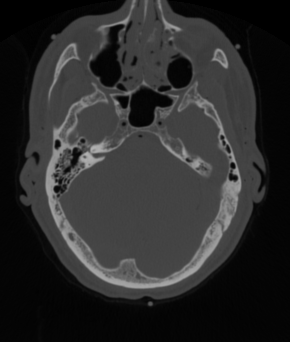
#> input picture hw3/BrainCT.png, 290 x 342 px
$ jupyter execute hw3.ipynb
#> lines starting #> are read from the running program, lines starting #| are printed output that depends on the picture; after the words box and inside, x2 and y2 are one past the last pixel; in counts of white or black regions, pixels touching at a corner belong together
# Erosion

The file Image1.mat contains a synthetic image created to understand the basic
operations erosion and dilation. Load the image and visualise it:
```matlab
load Image1.mat
imagesc(Image1)
imagegrid(gca,size(Image1));
colormap(gca,hot);
```

[cell 1]
import scipy.io
import matplotlib.pyplot as plt
import numpy as np
import cv2

[cell 2]
# Load the .mat file
mat = scipy.io.loadmat("Image1.mat")
#> (reads hw3/Image1.mat from the repository)

# Extract the image data
image1 = mat["Image1"]

# Visualize the image
plt.imshow(image1, cmap="hot")
plt.grid(True)
plt.show()
print("\n".join(["".join(["1" if x else "□" for x in row]) for row in image1]))

## Exercise 1
What is the image result if erosion is applied using a 3x3 box kernel? Answer this question with pen and paper.

[cell 3]
box_eroded_img = cv2.erode(image1, np.ones((3, 3), np.uint8), iterations=1)
plt.subplot(1, 2, 1)
plt.imshow(image1, cmap="hot")
plt.subplot(1, 2, 2)
plt.imshow(box_eroded_img, cmap="hot")
plt.show()

[cell 4]
size = (3, 3)

(
    cv2.getStructuringElement(cv2.MORPH_RECT, size),
    cv2.getStructuringElement(cv2.MORPH_ELLIPSE, size),
    cv2.getStructuringElement(cv2.MORPH_CROSS, size),
)

## Exercise 2
What is the image result if erosion is applied using a 3x3 disk kernel? Answer this question with pen and paper.

[cell 5]
disk_eroded_img = cv2.erode(
    image1, cv2.getStructuringElement(cv2.MORPH_ELLIPSE, (3,3)), iterations=1
)
plt.subplot(1, 2, 1)
plt.imshow(image1, cmap="hot")
plt.subplot(1, 2, 2)
plt.imshow(disk_eroded_img, cmap="hot")
plt.show()
np.unique(disk_eroded_img)

In matlab we have:

```matlab
>> strel('square', 3).Neighborhood

ans =

  3x3 logical array

   1   1   1
   1   1   1
   1   1   1

>> strel('disk', 1).Neighborhood

ans =

  3x3 logical array

   0   1   0
   1   1   1
   0   1   0

>>
```

To have same results in python we can use the following code:

[cell 6]
print(cv2.getStructuringElement(cv2.MORPH_RECT, (3, 3)))
print()
print(cv2.getStructuringElement(cv2.MORPH_ELLIPSE, (3, 3)))

## Dilation

Exercise 4 What is the image result if dilation is applied using a 3x3 box kernel? Answer this question with pen and paper.

[cell 7]
box_dilated_img = cv2.dilate(
    image1, cv2.getStructuringElement(cv2.MORPH_RECT, (3,3)), iterations=1
)
plt.subplot(1, 2, 1)
plt.imshow(image1, cmap="hot")
plt.subplot(1, 2, 2)
plt.imshow(box_dilated_img, cmap="hot")
plt.show()

Exercise 5 What is the image result if dilation is applied using a 3x3 disk kernel? Answer this question with pen and paper.

[cell 8]
disk_dilated_img = cv2.dilate(
    image1, cv2.getStructuringElement(cv2.MORPH_ELLIPSE, (3,3)), iterations=1
)
plt.subplot(1, 2, 1)
plt.imshow(image1, cmap="hot")
plt.subplot(1, 2, 2)
plt.imshow(disk_dilated_img, cmap="hot")
plt.show()

# Opening

The opening operation is an erosion follow by a dilation.

## Exercise 7
Implement a Matlab function mopen that realises an opening operation. The function should take the image and the structuring element as input
and return the opened image. Start the function by:

```matlab
function I2 = mopen(I,se)
%MOPEN Open image.
% I2 = MOPEN(I,SE) opens the image I with the structuring
% element SE and returns image I2
```

Test your function on Image1 using a 3x3 box SE. Use subplot to plot your
results together with the original image.

[cell 9]
def mopen(img: np.ndarray, structring_element: np.ndarray) -> np.ndarray:
    tmp_img = cv2.erode(img, structring_element, iterations=1)
    return cv2.dilate(tmp_img, structring_element, iterations=1)


plt.subplot(1, 2, 1)
plt.imshow(image1, cmap="hot")
plt.subplot(1, 2, 2)
plt.imshow(mopen(image1, cv2.getStructuringElement(cv2.MORPH_RECT, (3,3))), cmap="hot")
plt.show()

Read the documentation for the Matlab function imopen.

## Exercise 8
Use `imopen` on Image1. Use subplot to plot the result together with
the result obtained with your opening function.

[cell 10]
plt.subplot(1, 3, 1)
plt.imshow(image1, cmap="hot")
plt.title("Original Image")
plt.subplot(1, 3, 2)
plt.imshow(mopen(image1, cv2.getStructuringElement(cv2.MORPH_RECT, (3,3))), cmap="hot")
plt.title("My Open function")
plt.subplot(1, 3, 3)
plt.imshow(
    cv2.morphologyEx(
        image1, cv2.MORPH_OPEN, cv2.getStructuringElement(cv2.MORPH_RECT, (3,3))
    ),
    cmap="hot",
)
plt.title("Opencv's Open function")

plt.tight_layout()
plt.show()

# Closing

The closing operation is a dilation followed by an erosion.

## Exercise 9
Implement a Matlab function `mclose` that realises a closing operation. The function should take the image and the structuring element as input
and return the closed image.
Test your function on Image1 using a 3x3 disc SE. Use subplot to plot your
results together with the original image.

[cell 11]
def mclose(img: np.ndarray, structring_element: np.ndarray) -> np.ndarray:
    tmp_img = cv2.dilate(img, structring_element, iterations=1)
    return cv2.erode(tmp_img, structring_element, iterations=1)


plt.subplot(1, 2, 1)
plt.imshow(image1, cmap="hot")
plt.subplot(1, 2, 2)
plt.imshow(mclose(image1, cv2.getStructuringElement(cv2.MORPH_RECT, (3,3))), cmap="hot")
plt.show()

Read the documentation for the Matlab function imclose.

## Exercise 10

Use imclose on Image1. Use subplot to plot the result together
with the result obtained with your opening function.

[cell 12]
plt.subplot(1, 3, 1)
plt.imshow(image1, cmap="hot")
plt.title("Original Image")
plt.subplot(1, 3, 2)
plt.imshow(mclose(image1, cv2.getStructuringElement(cv2.MORPH_RECT, size)), cmap="hot")
plt.title("My close function")
plt.subplot(1, 3, 3)
plt.imshow(
    cv2.morphologyEx(
        image1, cv2.MORPH_CLOSE, cv2.getStructuringElement(cv2.MORPH_RECT, size)
    ),
    cmap="hot",
)
plt.title("Opencv's close function")

plt.tight_layout()
plt.show()

[cell 13]
plt.subplot(1, 2, 1)
plt.imshow(image1, cmap="hot")
plt.grid(True)
plt.subplot(1, 2, 2)
plt.imshow(
    cv2.erode(
        image1, np.array([[1, 1, 1], [1, 1, 0], [1, 0, 0]], np.uint8), iterations=1
    ),
    cmap="hot",
)
plt.grid(True)
plt.show()

[cell 14]
base_img = np.zeros_like(image1, np.uint8)
eroded_img = cv2.erode(image1, np.ones((3, 3), np.uint8), iterations=1)
kernel = np.zeros((3, 3), np.uint8)
center = (1, 1)
kernel[center] = 1

for i,j in np.ndindex(kernel.shape):
    continue
    if (i, j) == center:
        continue
    print(i, j)
    kernel[i, j] = 1
    eroded_img = cv2.dilate(eroded_img, kernel, iterations=1)
    base_img = np.logical_or(base_img, eroded_img)

    plt.subplot(1, 4, 1)
    plt.imshow(image1, cmap="hot")

    plt.subplot(1, 4, 2)
    plt.imshow(base_img, cmap="hot")
    plt.title("base image")

    plt.subplot(1, 4, 3)
    plt.imshow(eroded_img, cmap="hot")

    plt.subplot(1, 4, 4)
    plt.imshow(kernel, cmap="hot")
    plt.title(f"Kernel {i}, {j}")

    plt.show()
    kernel[i, j] = 0

[cell 15]
limit_size = ls =  5
eroded_img = cv2.erode(image1, cv2.getStructuringElement(cv2.MORPH_CROSS, (ls//2, ls//2)), iterations=1)
# eroded_img = cv2.dilate(eroded_img, cv2.getStructuringElement(cv2.MORPH_CROSS, (5,5)), iterations=1)

plt.subplot(1, 2, 1)
plt.imshow(image1, cmap="hot")
plt.subplot(1, 2, 2)
plt.imshow(eroded_img, cmap="hot")
plt.title("initial closed image")
plt.grid(True)
plt.xticks(range(0, eroded_img.shape[1]))
plt.show()
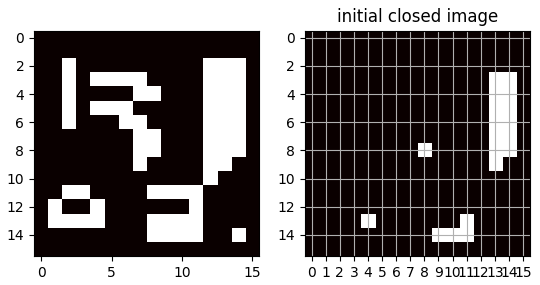
#> figure drawn by matplotlib, 2 panels

while 1:
    print("loop")
    new_img = cv2.dilate(eroded_img, cv2.getStructuringElement(cv2.MORPH_RECT, (3, 3)), iterations=1)
    new_img1 = cv2.bitwise_and(new_img, image1)


    plt.figure(figsize=(15, 5))
    plt.subplot(1, 3, 1)
    plt.imshow(image1, cmap="hot")
    plt.subplot(1, 3, 2)
    plt.imshow(new_img, cmap="hot")
    plt.title("dilated image")
    plt.grid(True)
    plt.xticks(range(0, new_img.shape[1]))
    plt.subplot(1, 3, 3)
    plt.imshow(new_img1, cmap="hot")
    plt.title("bitwise and")

    plt.show()
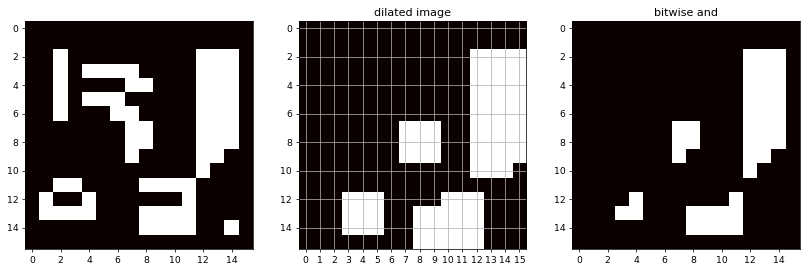
#> figure drawn by matplotlib, 3 panels

    if np.array_equal(eroded_img, new_img1):
        break
    eroded_img = new_img1

# Brain CT image

The goal of this exercise is to apply morphology on a real image. The exercise
involves both thresholding and morphological operations.
Load the image `brainCT.png` and display it:

```matlab
clear all,close all,clc;
I = imread(’BrainCT.png’);
imshow(I);
```
The goal of the exercise is to extract the skull bones clearly from the image.

[cell 16]
brain_img = cv2.imread("BrainCT.png")
#> brain_img is the input picture: shape (342, 290, 3); min 0, max 177, mean 43.2
print(brain_img.shape)
#| (342, 290, 3)
print(np.array_equal(brain_img[..., 0], brain_img[..., 1]), np.array_equal(brain_img[..., 1], brain_img[..., 2]))
#| True True

As we can see, all channels are the same, so we can use any of the channels to perform the operations. Let's use the first channel.

[cell 17]
brain_img = brain_img[..., 0]
#> brain_img: shape (342, 290)
plt.imshow(brain_img, cmap="gray")
plt.show()

## Exercise 12
Start by inspecting the histogram of the image. Do this by using
either `imhist` or `imtool`.
Try to find a threshold that separates the bone from the background. Apply the
threshold, `T`:

```matlab
Ibone = (I > T)
```

It is not possible to find a perfect threshold. The goal of the next exercise is to
close holes in the bones while trying to keep the overall shape.

[cell 18]
plt.hist(brain_img.ravel(), 256, [0, 256])
plt.show()
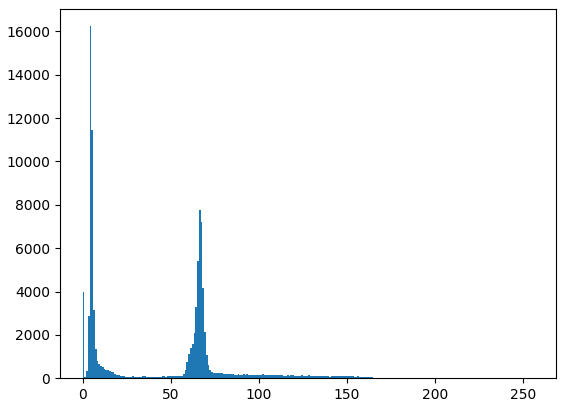
#> figure drawn by matplotlib, 1 panel; tallest bar 16243 high, from x = 4 to 5

[cell 19]
# use slider to find the threshold
def nothing(x):
    pass

cv2.namedWindow("Find bone threshold")
cv2.createTrackbar("lower threshold", "Find bone threshold", 0, 255, nothing)
cv2.createTrackbar("upper threshold", "Find bone threshold", 1, 255, nothing)

try:
    while 1:
        lower_threshold = cv2.getTrackbarPos("lower threshold", "Find bone threshold")
        upper_threshold = cv2.getTrackbarPos("upper threshold", "Find bone threshold")
        if lower_threshold >= upper_threshold:
            cv2.setTrackbarPos("upper threshold", "Find bone threshold", lower_threshold + 1)
            continue
        bone_img = cv2.inRange(brain_img, lower_threshold, upper_threshold)
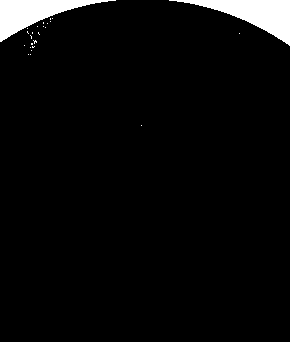
#> bone_img: shape (342, 290); 4.1% white; 25 white regions (23 under 20 px), largest, box (x1, y1, x2, y2) and area: (169, 0, 290, 46) 2106, (0, 0, 116, 42) 1884
        cv2.imshow("Find bone threshold", bone_img)
        if cv2.waitKey(1) & 0xFF == ord("q"):
#> (key q is pressed here)
            break
except KeyboardInterrupt:
    print("Interrupted by user, you can press q to quit more peacefully next time! 🕊✌️")


print(f"the final lower threshold is {lower_threshold} and the final upper threshold is {upper_threshold}")
cv2.destroyAllWindows()

After playing with knobs, we can find a threshold of 75. Let's use it.

[cell 20]
bone_img = (brain_img > 75).astype(np.uint8)
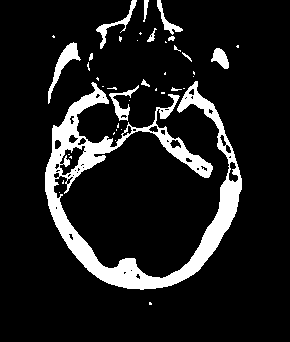
#> bone_img: shape (342, 290); values 0 (black) and 1 (white), 11.6% white; 41 white regions (28 under 20 px), largest, box (x1, y1, x2, y2) and area: (45, 81, 242, 290) 9598, (48, 42, 81, 104) 488, (96, 0, 137, 49) 318
plt.subplot(1, 2, 1)
plt.imshow(brain_img, cmap="gray")
plt.subplot(1, 2, 2)
plt.imshow(bone_img, cmap="gray")
plt.show()

## Exercise 13
Experiment with different combinations of opening and closing
with different kernel sizes on the binary bone image.
You should also try combinations where the kernel used for opening is different from the kernel used in
the closing.
Select your best result from the exercise above and call it Imask use this result
for the next exercises.

[cell 21]
cv2.namedWindow(win_name := "Find best morphological operation")

cv2.createTrackbar(
    (order_name := "operation order\n0: Open-Close\n1: Close-Open"),
    win_name,
    0,
    1,
    nothing,
)
cv2.createTrackbar(
    (open_kernel_size_name := "Open kernel size"), win_name, 1, 10, nothing
)
cv2.createTrackbar(
    (open_kernel_shape_name := "Open kernel shape\n0: RECT\n1: CROSS\n2: ELLIPSE"),
    win_name,
    0,
    2,
    nothing,
)
cv2.createTrackbar(
    (close_kernel_size_name := "Close kernel size"), win_name, 1, 10, nothing
)
cv2.createTrackbar(
    (close_kernel_shape_name := "Close kernel shape\n0: RECT\n1: CROSS\n2: ELLIPSE"),
    win_name,
    0,
    2,
    nothing,
)
# note: if you run `print(cv2.MORPH_RECT, cv2.MORPH_CROSS, cv2.MORPH_ELLIPSE)` you will get (0, 1, 2) respectively and that's why I used this order in the trackbar

try:
    while 1:
        order = cv2.getTrackbarPos(order_name, win_name)
        open_kernel_size = cv2.getTrackbarPos(open_kernel_size_name, win_name)
        open_kernel_shape = cv2.getTrackbarPos(open_kernel_shape_name, win_name)
        close_kernel_size = cv2.getTrackbarPos(close_kernel_size_name, win_name)
        close_kernel_shape = cv2.getTrackbarPos(close_kernel_shape_name, win_name)

        # open_kernel = cv2.getStructuringElement(open_kernel_shape, (open_kernel_size, open_kernel_size))
        # close_kernel = cv2.getStructuringElement(close_kernel_shape, (close_kernel_size, close_kernel_size))
        text = np.zeros((200, bone_img.shape[1]), np.uint8)
        text_args = [
            (5, text.shape[0] // 2),
            cv2.FONT_HERSHEY_SIMPLEX,
            1,
            (255, 255, 255),
            2,
            cv2.LINE_AA,
        ]
#> text_args = [(5, 100), 0, 1, (255, 255, 255), 2, 16]

        match (order, open_kernel_size, close_kernel_size):
            case (0, 0, 0):
                final_image = cv2.putText(text, "kernel_size == 0!", *text_args)
            case (_, _, 0):
                # open operation only
                final_img = cv2.morphologyEx(
                    bone_img,
                    cv2.MORPH_OPEN,
                    cv2.getStructuringElement(
                        open_kernel_shape, (open_kernel_size, open_kernel_size)
                    ),
                )
                cv2.putText(text, "Open only", *text_args)
            case (_, 0, _):
                # close operation only
                final_img = cv2.morphologyEx(
                    bone_img,
                    cv2.MORPH_CLOSE,
                    cv2.getStructuringElement(
                        close_kernel_shape, (close_kernel_size, close_kernel_size)
                    ),
                )
                cv2.putText(text, "Close only", *text_args)
            case (0, _, _):
                # open-close operation
                final_img = cv2.morphologyEx(
                    bone_img,
                    cv2.MORPH_OPEN,
                    cv2.getStructuringElement(
                        open_kernel_shape, (open_kernel_size, open_kernel_size)
                    ),
                )
                final_img = cv2.morphologyEx(
                    final_img,
                    cv2.MORPH_CLOSE,
                    cv2.getStructuringElement(
                        close_kernel_shape, (close_kernel_size, close_kernel_size)
                    ),
                )
                cv2.putText(text, "Open-Close", *text_args)
            case (1, _, _):
                # close-open operation
                final_img = cv2.morphologyEx(
                    bone_img,
                    cv2.MORPH_CLOSE,
                    cv2.getStructuringElement(
                        close_kernel_shape, (close_kernel_size, close_kernel_size)
                    ),
                )
                final_img = cv2.morphologyEx(
                    final_img,
                    cv2.MORPH_OPEN,
                    cv2.getStructuringElement(
                        open_kernel_shape, (open_kernel_size, open_kernel_size)
                    ),
                )
                cv2.putText(text, "Close-Open", *text_args)

        cv2.imshow(win_name, np.vstack([text, final_img * 255]))
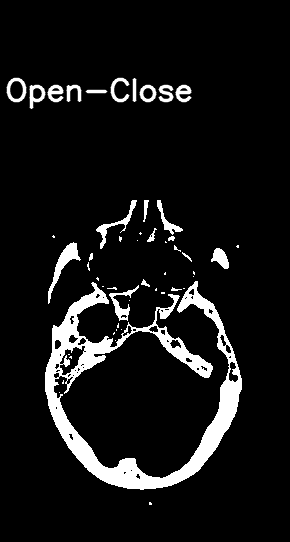
#> window 'Find best morphological operat': shape (542, 290); min 0, max 255, mean 21.1
        if cv2.waitKey(1) & 0xFF == ord("q"):
#> (key q is pressed here)
            break
except KeyboardInterrupt:
    print("Interrupted by user, you can press q to quit more peacefully next time! 🕊✌️")
finally:
    cv2.destroyAllWindows()
print(f"the final order is {order}")
print(
    f"the final open kernel size is {open_kernel_size} and the final open kernel shape is {open_kernel_shape}"
)
print(
    f"the final close kernel size is {close_kernel_size} and the final close kernel shape is {close_kernel_shape}"
)

After playing with knobs, we can find that a 10x10 box kernel for closing and a no opening kernel gives the best result.

[cell 22]
plt.subplot(1, 2, 1)
plt.imshow(bone_img, cmap="gray")
plt.subplot(1, 2, 2)
plt.imshow(
    bone_mask:=cv2.morphologyEx(
        bone_img, cv2.MORPH_CLOSE, cv2.getStructuringElement(cv2.MORPH_RECT, (10, 10))
    ),
    cmap="gray",
)
plt.show()
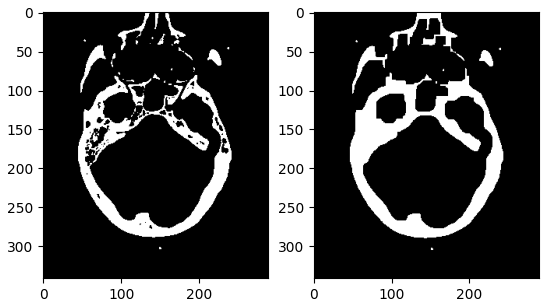
#> figure drawn by matplotlib, 2 panels

## Exercise 14

Compute the boundary of the bones by use of dilation:
- Dilate Imask with a small kernel
- Subtract Imask from the dilated image
Show the boundary image

[cell 23]
plt.figure(figsize=(15, 5))

plt.subplot(1, 3, 1)
plt.imshow(bone_mask, cmap="gray")
plt.title("Bone mask")

plt.subplot(1, 3, 2)
plt.imshow(bone_mask_dilated:=cv2.dilate(bone_mask, cv2.getStructuringElement(cv2.MORPH_RECT, (3, 3))), cmap="gray")
plt.title("Dilated bone mask")

plt.subplot(1, 3, 3)
plt.imshow(boundry_dilated:=cv2.bitwise_xor(bone_mask_dilated, bone_mask), cmap="gray")
plt.title("Subtracted image")

plt.show()
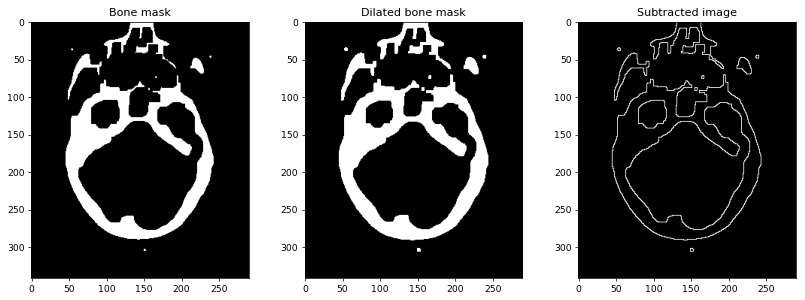
#> figure drawn by matplotlib, 3 panels

## Exercise 15
Compute the boundary of the bones by use of erosion:
- Erode Imask with a small kernel
- Subtract eroded image from Imask

[cell 24]
plt.figure(figsize=(15, 5))

plt.subplot(1, 3, 1)
plt.imshow(bone_mask, cmap="gray")
plt.title("Bone mask")

plt.subplot(1, 3, 2)
plt.imshow(bone_mask_eroded:=cv2.erode(bone_mask, cv2.getStructuringElement(cv2.MORPH_RECT, (3, 3))), cmap="gray")
plt.title("Eroded bone mask")

plt.subplot(1, 3, 3)
plt.imshow(boundry_eroded:=cv2.bitwise_xor(bone_mask_eroded, bone_mask), cmap="gray")
plt.title("Subtracted image")

plt.show()
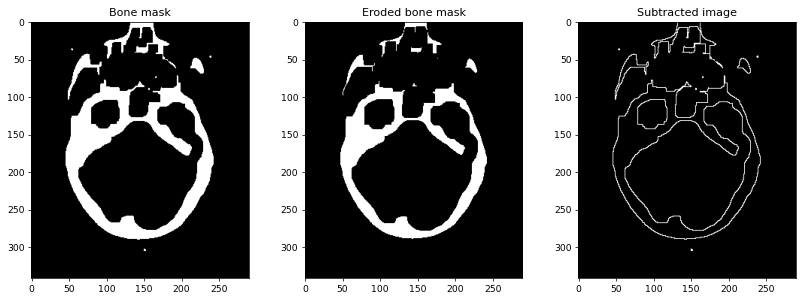
#> figure drawn by matplotlib, 3 panels

[cell 25]
plt.figure(figsize=(45, 15))
plt.plot(0, 0, "r", label="Dilated")
plt.plot(0, 0, "g", label="Eroded")
plt.imshow(np.stack([boundry_dilated*255, boundry_eroded*255, np.zeros_like(bone_img)], axis=-1))
plt.legend()
plt.show()
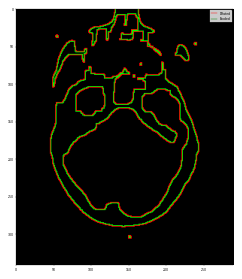
#> figure drawn by matplotlib, 1 panel
